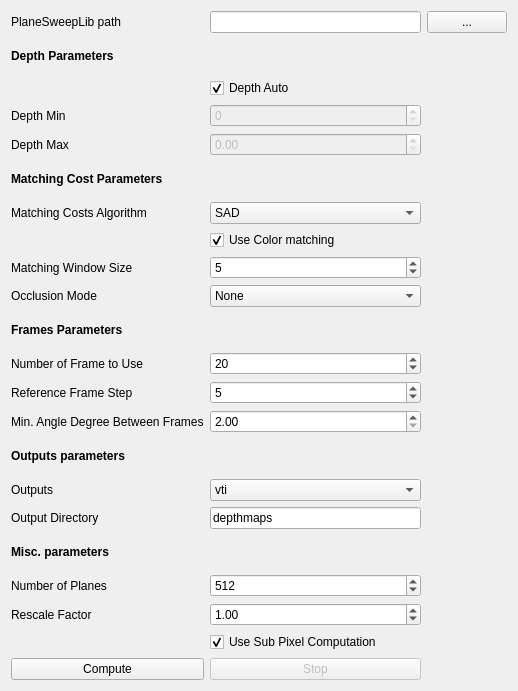
<?xml version="1.0" encoding="UTF-8"?>
<ui version="4.0">
 <class>LaunchPlaneSweepView</class>
 <widget class="QWidget" name="LaunchPlaneSweepView">
  <property name="geometry">
   <rect>
    <x>0</x>
    <y>0</y>
    <width>518</width>
    <height>691</height>
   </rect>
  </property>
  <property name="windowTitle">
   <string>Compute Depthmaps with PSL</string>
  </property>
  <layout class="QGridLayout" name="gridLayout">
   <item row="20" column="0">
    <widget class="QLabel" name="label_6">
     <property name="text">
      <string>Rescale Factor</string>
     </property>
    </widget>
   </item>
   <item row="17" column="0">
    <widget class="QLabel" name="label">
     <property name="text">
      <string>Output Directory</string>
     </property>
    </widget>
   </item>
   <item row="18" column="0">
    <widget class="QLabel" name="label_17">
     <property name="font">
      <font>
       <weight>75</weight>
       <bold>true</bold>
      </font>
     </property>
     <property name="text">
      <string>Misc. parameters</string>
     </property>
    </widget>
   </item>
   <item row="4" column="1">
    <widget class="QDoubleSpinBox" name="doubleSpinBoxDepthMin">
     <property name="enabled">
      <bool>false</bool>
     </property>
     <property name="decimals">
      <number>0</number>
     </property>
     <property name="minimum">
      <double>0.000000000000000</double>
     </property>
     <property name="configField" stdset="0">
      <string>--PS_MIN_DEPTH</string>
     </property>
    </widget>
   </item>
   <item row="6" column="0">
    <widget class="QLabel" name="label_4">
     <property name="font">
      <font>
       <weight>75</weight>
       <bold>true</bold>
      </font>
     </property>
     <property name="text">
      <string>Matching Cost Parameters</string>
     </property>
    </widget>
   </item>
   <item row="0" column="0">
    <widget class="QLabel" name="label_18">
     <property name="text">
      <string>PlaneSweepLib path</string>
     </property>
    </widget>
   </item>
   <item row="4" column="0">
    <widget class="QLabel" name="label_2">
     <property name="text">
      <string>Depth Min</string>
     </property>
    </widget>
   </item>
   <item row="10" column="1">
    <widget class="QComboBox" name="comboBoxOcclusionMode">
     <property name="configField" stdset="0">
      <string>--PS_OCCLUSION_MODE</string>
     </property>
     <item>
      <property name="text">
       <string>None</string>
      </property>
     </item>
     <item>
      <property name="text">
       <string>RefSplit</string>
      </property>
     </item>
     <item>
      <property name="text">
       <string>BestK</string>
      </property>
     </item>
    </widget>
   </item>
   <item row="12" column="0">
    <widget class="QLabel" name="label_12">
     <property name="text">
      <string>Number of Frame to Use</string>
     </property>
    </widget>
   </item>
   <item row="23" column="0">
    <widget class="QPushButton" name="pushButtonCompute">
     <property name="text">
      <string>Compute</string>
     </property>
    </widget>
   </item>
   <item row="21" column="1">
    <widget class="QCheckBox" name="checkBoxUseSubPixel">
     <property name="text">
      <string>Use Sub Pixel Computation</string>
     </property>
     <property name="checked">
      <bool>true</bool>
     </property>
     <property name="configField" stdset="0">
      <string>--PS_USE_SUBPIXEL</string>
     </property>
    </widget>
   </item>
   <item row="0" column="2">
    <widget class="QPushButton" name="pushButtonExplore">
     <property name="text">
      <string>...</string>
     </property>
    </widget>
   </item>
   <item row="9" column="0">
    <widget class="QLabel" name="label_8">
     <property name="text">
      <string>Matching Window Size</string>
     </property>
    </widget>
   </item>
   <item row="5" column="0">
    <widget class="QLabel" name="label_3">
     <property name="text">
      <string>Depth Max</string>
     </property>
    </widget>
   </item>
   <item row="10" column="0">
    <widget class="QLabel" name="label_10">
     <property name="text">
      <string>Occlusion Mode</string>
     </property>
    </widget>
   </item>
   <item row="13" column="1">
    <widget class="QSpinBox" name="spinBoxRefFrameStep">
     <property name="cursor">
      <cursorShape>ArrowCursor</cursorShape>
     </property>
     <property name="minimum">
      <number>1</number>
     </property>
     <property name="value">
      <number>5</number>
     </property>
     <property name="configField" stdset="0">
      <string>--ref_view_step</string>
     </property>
    </widget>
   </item>
   <item row="19" column="0">
    <widget class="QLabel" name="label_5">
     <property name="text">
      <string>Number of Planes</string>
     </property>
    </widget>
   </item>
   <item row="9" column="1">
    <widget class="QSpinBox" name="spinBoxWindowSize">
     <property name="minimum">
      <number>1</number>
     </property>
     <property name="value">
      <number>5</number>
     </property>
     <property name="configField" stdset="0">
      <string>--PS_MATCHING_WINDOW_SIZE</string>
     </property>
    </widget>
   </item>
   <item row="3" column="1">
    <widget class="QCheckBox" name="checkBoxDepthAuto">
     <property name="text">
      <string>Depth Auto</string>
     </property>
     <property name="checked">
      <bool>true</bool>
     </property>
     <property name="configFiled" stdset="0">
      <string/>
     </property>
     <property name="configField" stdset="0">
      <string>--PS_AUTO_RANGE</string>
     </property>
    </widget>
   </item>
   <item row="19" column="1">
    <widget class="QSpinBox" name="spinBoxPlanes">
     <property name="maximum">
      <number>10000</number>
     </property>
     <property name="value">
      <number>512</number>
     </property>
     <property name="configField" stdset="0">
      <string>--PS_NUM_PLANES</string>
     </property>
    </widget>
   </item>
   <item row="16" column="1">
    <widget class="QComboBox" name="comboBoxOutputs">
     <property name="configField" stdset="0">
      <string>--writePointClouds</string>
     </property>
     <item>
      <property name="text">
       <string>vti</string>
      </property>
     </item>
     <item>
      <property name="text">
       <string>vtp</string>
      </property>
     </item>
     <item>
      <property name="text">
       <string>vts</string>
      </property>
     </item>
     <item>
      <property name="text">
       <string>vtpvts</string>
      </property>
     </item>
     <item>
      <property name="text">
       <string>vrml</string>
      </property>
     </item>
    </widget>
   </item>
   <item row="16" column="0">
    <widget class="QLabel" name="label_14">
     <property name="text">
      <string>Outputs</string>
     </property>
    </widget>
   </item>
   <item row="20" column="1">
    <widget class="QDoubleSpinBox" name="doubleSpinBoxRescaleFactor">
     <property name="minimum">
      <double>0.100000000000000</double>
     </property>
     <property name="singleStep">
      <double>0.250000000000000</double>
     </property>
     <property name="value">
      <double>1.000000000000000</double>
     </property>
     <property name="configField" stdset="0">
      <string>--PS_RESCALE_FACTOR</string>
     </property>
    </widget>
   </item>
   <item row="11" column="0">
    <widget class="QLabel" name="label_15">
     <property name="font">
      <font>
       <weight>75</weight>
       <bold>true</bold>
      </font>
     </property>
     <property name="text">
      <string>Frames Parameters</string>
     </property>
    </widget>
   </item>
   <item row="7" column="1">
    <widget class="QComboBox" name="comboBoxMatchCost">
     <property name="configField" stdset="0">
      <string>--PS_MATCHING_COSTS</string>
     </property>
     <item>
      <property name="text">
       <string>SAD</string>
      </property>
     </item>
     <item>
      <property name="text">
       <string>ZNCC</string>
      </property>
     </item>
    </widget>
   </item>
   <item row="5" column="1">
    <widget class="QDoubleSpinBox" name="doubleSpinBoxDepthMax">
     <property name="enabled">
      <bool>false</bool>
     </property>
     <property name="configField" stdset="0">
      <string>--PS_MAX_DEPTH</string>
     </property>
    </widget>
   </item>
   <item row="23" column="1">
    <widget class="QPushButton" name="pushButtonStop">
     <property name="enabled">
      <bool>false</bool>
     </property>
     <property name="text">
      <string>Stop</string>
     </property>
     <property name="flat">
      <bool>false</bool>
     </property>
    </widget>
   </item>
   <item row="2" column="0">
    <widget class="QLabel" name="label_9">
     <property name="font">
      <font>
       <weight>75</weight>
       <bold>true</bold>
      </font>
     </property>
     <property name="text">
      <string>Depth Parameters</string>
     </property>
    </widget>
   </item>
   <item row="7" column="0">
    <widget class="QLabel" name="label_7">
     <property name="text">
      <string>Matching Costs Algorithm</string>
     </property>
    </widget>
   </item>
   <item row="0" column="1">
    <widget class="QLineEdit" name="lineEditPSLPath">
     <property name="text">
      <string/>
     </property>
    </widget>
   </item>
   <item row="17" column="1">
    <widget class="QLineEdit" name="lineEditOutputDirectory">
     <property name="enabled">
      <bool>true</bool>
     </property>
     <property name="text">
      <string>depthmaps</string>
     </property>
     <property name="configField" stdset="0">
      <string>--outputDirectory</string>
     </property>
    </widget>
   </item>
   <item row="8" column="1">
    <widget class="QCheckBox" name="checkBoxColorMatching">
     <property name="text">
      <string>Use Color matching</string>
     </property>
     <property name="checked">
      <bool>true</bool>
     </property>
     <property name="configField" stdset="0">
      <string>--PS_COLOR_MATCHING</string>
     </property>
    </widget>
   </item>
   <item row="15" column="0">
    <widget class="QLabel" name="label_16">
     <property name="font">
      <font>
       <weight>75</weight>
       <bold>true</bold>
      </font>
     </property>
     <property name="text">
      <string>Outputs parameters</string>
     </property>
    </widget>
   </item>
   <item row="12" column="1">
    <widget class="QSpinBox" name="spinBoxFrameSample">
     <property name="minimum">
      <number>1</number>
     </property>
     <property name="value">
      <number>20</number>
     </property>
     <property name="configField" stdset="0">
      <string>--PS_MAX_NUM_IMAGES</string>
     </property>
    </widget>
   </item>
   <item row="14" column="1">
    <widget class="QDoubleSpinBox" name="doubleSpinBoxMinAngle">
     <property name="minimum">
      <double>2.000000000000000</double>
     </property>
     <property name="configField" stdset="0">
      <string>--PS_MIN_ANGLE_DEGREE</string>
     </property>
    </widget>
   </item>
   <item row="13" column="0">
    <widget class="QLabel" name="label_13">
     <property name="text">
      <string>Reference Frame Step</string>
     </property>
    </widget>
   </item>
   <item row="14" column="0">
    <widget class="QLabel" name="label_11">
     <property name="text">
      <string>Min. Angle Degree Between Frames</string>
     </property>
    </widget>
   </item>
  </layout>
 </widget>
 <resources/>
 <connections/>
</ui>
